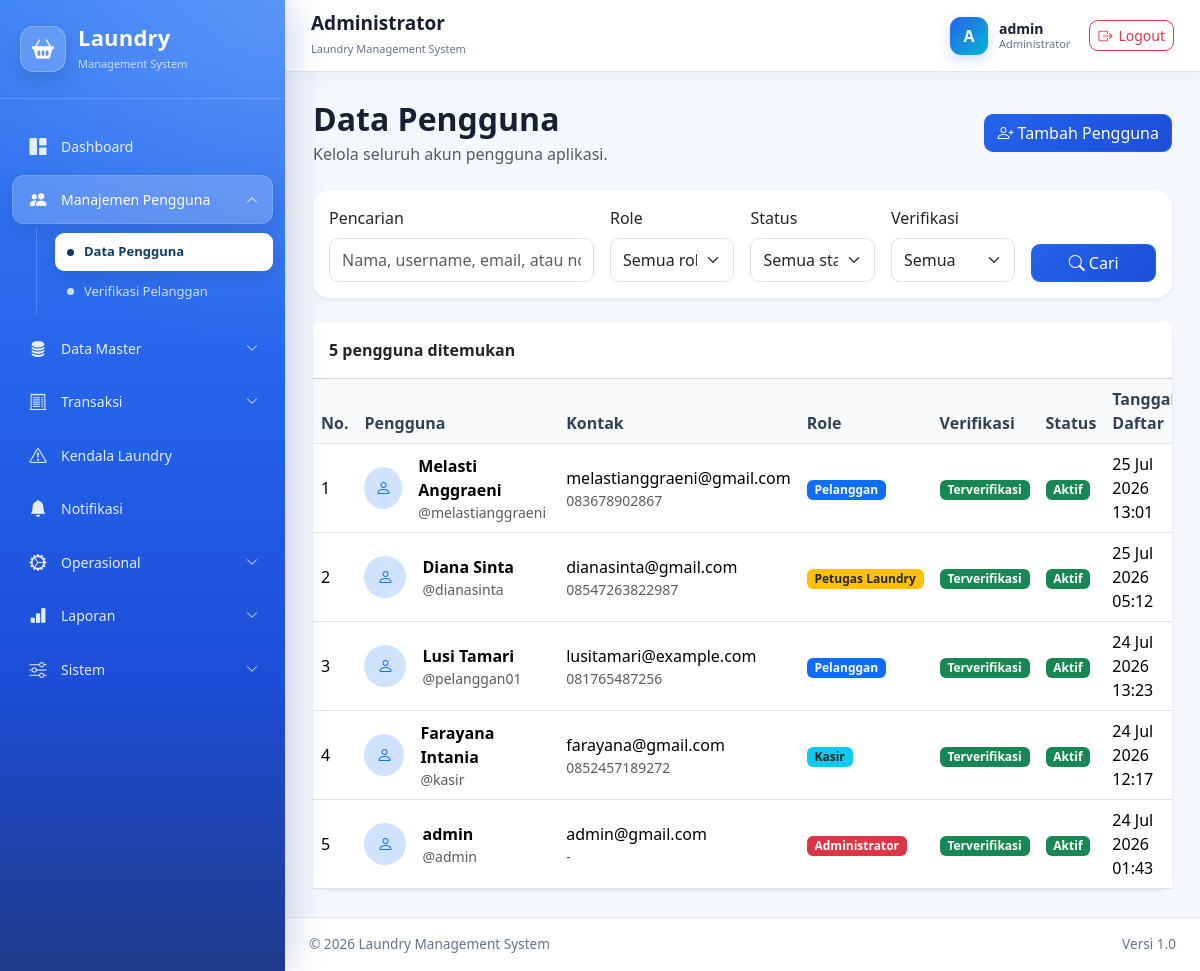
The app's page /administrator/pengguna/ (signed in) with its own data.
### administrator/models.py (models this page shows, shortened)
class User(AbstractUser):
    class Role(models.TextChoices):
        ADMINISTRATOR = "administrator", "Administrator"
        KASIR = "kasir", "Kasir"
        PETUGAS_LAUNDRY = "petugaslaundry", "Petugas Laundry"
        PELANGGAN = "pelanggan", "Pelanggan"
    role = models.CharField(
        max_length=30,
        choices=Role.choices,
        default=Role.PELANGGAN,
        db_index=True,
        verbose_name="Hak akses",
    )
    nomor_hp = models.CharField(
        max_length=20,
        unique=True,
        verbose_name="Nomor HP",
    )
    alamat = models.TextField(
        blank=True,
        verbose_name="Alamat",
    )
    foto = models.ImageField(
        upload_to="pengguna/foto/",
        blank=True,
        null=True,
        verbose_name="Foto",
    )
    is_verified = models.BooleanField(
        default=False,
        db_index=True,
        verbose_name="Terverifikasi",
        help_text="Pelanggan harus diverifikasi administrator sebelum dapat login.",
    )
    verified_at = models.DateTimeField(
        blank=True,
        null=True,
        verbose_name="Waktu verifikasi",
    )
    verified_by = models.ForeignKey(
        "self",
        on_delete=models.SET_NULL,
        blank=True,
        null=True,
        related_name="pengguna_diverifikasi",
        verbose_name="Diverifikasi oleh",
    )
    email = models.EmailField(
        unique=True,
        verbose_name="Email",
    )
    class Meta:
        verbose_name = "Pengguna"
        verbose_name_plural = "Data Pengguna"
        ordering = ["username"]
    def verifikasi(self, administrator):
        """
        Memverifikasi akun pelanggan.
        """
        self.is_verified = True
        self.is_active = True
        self.verified_at = timezone.now()
        self.verified_by = administrator
        self.save(
            update_fields=[
                "is_verified",
                "is_active",
                "verified_at",
                "verified_by",
            ]
        )

### administrator/views_user.py (the view, shortened to what this page needs)
@administrator_required
def user_list(request):
    users = User.objects.all().order_by("-date_joined")
    keyword = request.GET.get("q", "").strip()
    role = request.GET.get("role", "").strip()
    status = request.GET.get("status", "").strip()
    verifikasi = request.GET.get("verifikasi", "").strip()
    valid_roles = {
        choice[0]
        for choice in User.Role.choices
    }
    if role in valid_roles:
        users = users.filter(role=role)
    if status == "aktif":
        users = users.filter(is_active=True)
    elif status == "nonaktif":
        users = users.filter(is_active=False)
    if verifikasi == "terverifikasi":
        users = users.filter(is_verified=True)
    elif verifikasi == "belum":
        users = users.filter(is_verified=False)
    jumlah_user = users.count()
    paginator = Paginator(users, 10)
    page_number = request.GET.get("page")
    page_obj = paginator.get_page(page_number)
    context = {
        "page_obj": page_obj,
        "jumlah_user": jumlah_user,
        "keyword": keyword,
        "role_filter": role,
        "status_filter": status,
        "verifikasi_filter": verifikasi,
        "role_choices": User.Role.choices,
    }
    return render(
        request,
        "administrator/users/user_list.html",
        context,
    )

### templates/administrator/users/user_list.html (shortened to what this page needs)
{% extends "base.html" %}
{% block content %}
<div class="d-flex flex-wrap justify-content-between align-items-center mb-4">
    <div>
        <h2 class="fw-bold mb-1">
            Data Pengguna
        </h2>
        <p class="text-muted mb-0">
            Kelola seluruh akun pengguna aplikasi.
        </p>
    </div>
    <a
        href="{% url 'administrator:user_create' %}"
        class="btn btn-primary mt-3 mt-md-0"
    >
        <i class="bi bi-person-plus"></i>
        Tambah Pengguna
    </a>
</div>
<div class="card border-0 shadow-sm mb-4">
    <div class="card-body">
        <form method="get">
            <div class="row g-3">
                <div class="col-lg-4">
                    <label class="form-label">
                        Pencarian
                    </label>
                    <input
                        type="text"
                        name="q"
                        value="{{ keyword }}"
                        class="form-control"
                        placeholder="Nama, username, email, atau nomor HP"
                    >
                </div>
                <div class="col-md-4 col-lg-2">
                    <label class="form-label">
                        Role
                    </label>
                    <select
                        name="role"
                        class="form-select"
                    >
                        <option value="">
                            Semua role
                        </option>
                    </select>
                </div>
                <div class="col-md-4 col-lg-2">
                    <label class="form-label">
                        Status
                    </label>
                    <select
                        name="status"
                        class="form-select"
                    >
                        <option value="">
                            Semua status
                        </option>
                    </select>
                </div>
                <div class="col-md-4 col-lg-2">
                    <label class="form-label">
                        Verifikasi
                    </label>
                    <select
                        name="verifikasi"
                        class="form-select"
                    >
                        <option value="">
                            Semua
                        </option>
                    </select>
                </div>
                <div class="col-lg-2 d-flex align-items-end">
                    <div class="d-grid w-100">
                        <button
                            type="submit"
                            class="btn btn-primary"
                        >
                            <i class="bi bi-search"></i>
                            Cari
                        </button>
                    </div>
                </div>
            </div>
        </form>
    </div>
</div>
<div class="card border-0 shadow-sm">
    <div class="card-header bg-white py-3">
        <strong>
            {{ jumlah_user }} pengguna ditemukan
        </strong>
    </div>
    <div class="card-body p-0">
        {% if page_obj %}
            <div class="table-responsive">
                <table class="table table-hover align-middle mb-0">
                    <thead class="table-light">
                        <tr>
                            <th>No.</th>
                            <th>Pengguna</th>
                            <th>Kontak</th>
                            <th>Role</th>
                            <th>Verifikasi</th>
                            <th>Status</th>
                            <th>Tanggal Daftar</th>
                        </tr>
                    </thead>
                    <tbody>
                        {% for user_obj in page_obj %}
                            <tr>
                                <td>
                                    {{ page_obj.start_index|add:forloop.counter0 }}
                                </td>
                                <td>
                                    <div class="d-flex align-items-center">
                                        {% if user_obj.foto %}
                                            <img
                                                src="{{ user_obj.foto.url }}"
                                                alt="{{ user_obj.username }}"
                                                class="rounded-circle me-3"
                                                width="42"
                                                height="42"
                                                style="object-fit: cover;"
                                            >
                                        {% else %}
                                            <div
                                                class="rounded-circle bg-primary-subtle text-primary d-flex align-items-center justify-content-center me-3"
                                                style="width: 42px; height: 42px;"
                                            >
                                                <i class="bi bi-person"></i>
                                            </div>
                                        {% endif %}
                                        <div>
                                            <strong>
                                                {{ user_obj.get_full_name|default:user_obj.username }}
                                            </strong>
                                            <div class="small text-muted">
                                                @{{ user_obj.username }}
                                            </div>
                                        </div>
                                    </div>
                                </td>
                                <td>
                                    <div>
                                        {{ user_obj.email }}
                                    </div>
                                    <div class="small text-muted">
                                        {{ user_obj.nomor_hp|default:"-" }}
                                    </div>
                                </td>
                                <td>
                                    {% if user_obj.role == "administrator" %}
                                        <span class="badge bg-danger">
                                            {{ user_obj.get_role_display }}
                                        </span>
                                    {% elif user_obj.role == "kasir" %}
                                        <span class="badge bg-info text-dark">
                                            {{ user_obj.get_role_display }}
                                        </span>
                                    {% elif user_obj.role == "petugaslaundry" %}
                                        <span class="badge bg-warning text-dark">
                                            {{ user_obj.get_role_display }}
                                        </span>
                                    {% else %}
                                        <span class="badge bg-primary">
                                            {{ user_obj.get_role_display }}
                                        </span>
                                    {% endif %}
                                </td>
                                <td>
                                    {% if user_obj.is_verified %}
                                        <span class="badge bg-success">
                                            Terverifikasi
                                        </span>
                                    {% else %}
                                        <span class="badge bg-warning text-dark">
                                            Belum
                                        </span>
                                    {% endif %}
                                </td>
                                <td>
                                    {% if user_obj.is_active %}
                                        <span class="badge bg-success">
                                            Aktif
                                        </span>
                                    {% else %}
                                        <span class="badge bg-secondary">
                                            Nonaktif
                                        </span>
                                    {% endif %}
                                </td>
                                <td>
                                    {{ user_obj.date_joined|date:"d M Y H:i" }}
                                </td>
                            </tr>
                        {% endfor %}
                    </tbody>
                </table>
            </div>
        {% endif %}
    </div>
</div>
{% endblock %}

### templates/includes/navbar.html
<nav class="top-navbar">
    <div>
        <h5 class="navbar-title">
            {% if request.user.role == "administrator" %}
                Administrator
            {% elif request.user.role == "kasir" %}
                Kasir
            {% elif request.user.role == "petugas_laundry" %}
                Petugas Laundry
            {% elif request.user.role == "pelanggan" %}
                Pelanggan
            {% else %}
                Laundry Management System
            {% endif %}
        </h5>
        <small class="navbar-subtitle">
            Laundry Management System
        </small>
    </div>
    <div class="navbar-user">
        <div class="user-avatar">
            {{ request.user.username|first|upper }}
        </div>
        <div class="user-info">
            <span class="user-name">
                {{ request.user.get_full_name|default:request.user.username }}
            </span>
            <small>
                {% if request.user.is_authenticated %}
                    {{ request.user.get_role_display }}
                {% endif %}
            </small>
        </div>
        <a
            href="{% url 'logout' %}"
            class="btn btn-outline-danger btn-sm logout-button"
        >
            <i class="bi bi-box-arrow-right"></i>
            Logout
        </a>
    </div>
</nav>

### static/css/style.css (style rules this page uses)
:root { --sidebar-width: 285px; --primary: #2563eb; --primary-dark: #1d4ed8; --primary-deep: #1e3a8a; --primary-soft: #dbeafe; --cyan: #06b6d4; --body-bg: #f4f7fb; --text-dark: #172033; --text-muted: #64748b; --white: #ffffff; --border: #e2e8f0; }
* { box-sizing: border-box; }
html, body { min-height: 100%; }
body { margin: 0; background: var(--body-bg); color: var(--text-dark); font-family: "Segoe UI", Tahoma, Geneva, Verdana, sans-serif; }
.top-navbar { position: sticky; top: 0; z-index: 1020; display: flex; align-items: center; justify-content: space-between; min-height: 72px; padding: 12px 26px; background: rgba(255, 255, 255, 0.94); border-bottom: 1px solid var(--border); box-shadow: 0 4px 15px rgba(15, 23, 42, 0.04); backdrop-filter: blur(12px); }
.navbar-title { margin: 0; color: var(--text-dark); font-size: 19px; font-weight: 700; }
.navbar-subtitle { color: var(--text-muted); font-size: 11px; }
.navbar-user { display: flex; align-items: center; gap: 11px; }
.user-avatar { display: grid; width: 38px; height: 38px; place-items: center; color: var(--white); background: linear-gradient(135deg, var(--primary), var(--cyan)); border-radius: 11px; font-weight: 700; box-shadow: 0 5px 14px rgba(37, 99, 235, 0.22); }
.user-info { display: flex; flex-direction: column; line-height: 1.2; }
.user-name { color: var(--text-dark); font-size: 14px; font-weight: 600; }
.user-info small { color: var(--text-muted); font-size: 11px; }
.logout-button { display: inline-flex; align-items: center; gap: 6px; margin-left: 8px; border-radius: 9px; }
.card { border: 1px solid rgba(226, 232, 240, 0.8); border-radius: 16px; box-shadow: 0 10px 28px rgba(15, 23, 42, 0.06); }
.btn { border-radius: 9px; }
.btn-primary { background: linear-gradient(135deg, var(--primary), var(--primary-dark)); border-color: var(--primary); }
.form-control, .form-select { min-height: 44px; border-color: #dbe3ee; border-radius: 9px; }
.table thead th { color: #334155; background: #f8fafc; border-bottom: 1px solid var(--border); font-weight: 700; }

### records on screen
User: user.username|first "A", user.get_full_name "admin", user.role "Administrator", start_index|add "5", get_full_name "admin", username "admin", email "admin@gmail.com", nomor_hp "-", role "Administrator", is_verified "Terverifikasi", is_active "Aktif", date_joined "24 Jul 2026 01:43"
User: start_index|add "1", get_full_name "Melasti Anggraeni", username "melastianggraeni", email "melastianggraeni@gmail.com", nomor_hp "083678902867", role "Pelanggan", is_verified "Terverifikasi", is_active "Aktif", date_joined "25 Jul 2026 13:01"
User: start_index|add "2", get_full_name "Diana Sinta", username "dianasinta", email "dianasinta@gmail.com", nomor_hp "08547263822987", role "Petugas Laundry", is_verified "Terverifikasi", is_active "Aktif", date_joined "25 Jul 2026 05:12"
User: start_index|add "3", get_full_name "Lusi Tamari", username "pelanggan01", email "lusitamari@example.com", nomor_hp "081765487256", role "Pelanggan", is_verified "Terverifikasi", is_active "Aktif", date_joined "24 Jul 2026 13:23"
User: start_index|add "4", get_full_name "Farayana Intania", username "kasir", email "farayana@gmail.com", nomor_hp "0852457189272", role "Kasir", is_verified "Terverifikasi", is_active "Aktif", date_joined "24 Jul 2026 12:17"

### other values on screen
{{ jumlah_user }} "5"
